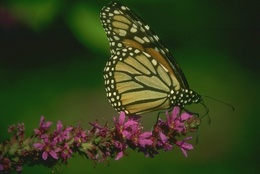
%> input picture assignment1/images/butterfly.jpg, 260 x 174 px, shrunk from 481 x 321 before the run; the run also reads 1 picture not shown here
$ octave task2.m   (GNU Octave 9; MATLAB toolbox functions it lacks are replaced by stand-ins)
%> lines starting %> are read from the running program, lines starting %| are printed output that depends on the picture; in (x1, y1, x2, y2) boxes, pixels count from 0 and x2, y2 are one past the last pixel; in counts of white or black regions, pixels touching at a corner belong together; the program's own positions count from 1
### assignment1/implementation/task2_conv.m
function [image_out] = task2_conv(image_in, kernel)
%TASK2_CONV convolves input image with filter kernel
%   this function convolves the input image with the filter kernel in a
%   simple and slow way

    if(size(kernel, 1) ~= size(kernel, 2))
        disp('ERROR: non-quadratic kernel used');
        image_out = 0;
        return;
    end

    if(mod(size(kernel, 1), 2) == 0)
        disp('ERROR: kernel must be odd-sized');
        image_out = 0;
        return;
    end

    size_y = size(image_in, 1);
    size_x = size(image_in, 2);

    kernel_size = size(kernel, 1);
    kernel_radius = floor(kernel_size / 2);

    image_out = zeros(size(image_in));


    % kernel must be flipped for convolution
    % all used kernels are symmetric, so this not really needed
    kernel_flipped = zeros(size(kernel));
    kernel_flipped(1:kernel_size, 1:kernel_size) = kernel(kernel_size:-1:1, kernel_size:-1:1);


    % add border to image
    image_in_b = task2_border(image_in, kernel_radius);

    % coordinates of original image within border
    min_y = 1 + kernel_radius;
    max_y = size(image_in_b, 1) - kernel_radius;
    min_x = 1 + kernel_radius;
    max_x = size(image_in_b, 2) - kernel_radius;


    % perform convolution for all image pixels
    for y = min_y:max_y

        for x = min_x:max_x

            patch_min_y = y - kernel_radius;
            patch_max_y = y + kernel_radius;
            patch_min_x = x - kernel_radius;
            patch_max_x = x + kernel_radius;

            y_out = y - kernel_radius;
            x_out = x - kernel_radius;

            % crop the corresponding image patch for multiplication with kernel
            patch = image_in_b(patch_min_y:patch_max_y, patch_min_x:patch_max_x);

            % perform convolution by multiplying patch with flipped kernel
            % and summing up the resulting matrix
            image_out(y_out, x_out) = sum(sum(patch .* kernel_flipped));

        end

    end

end

### assignment1/implementation/task2_border.m
function [image_b] = task2_border(image, bordersize)
%TASK2_BORDER create a border around an image with bordersize pixels
%   the border is generated by replication of the border pixels

    size_y = size(image, 1);
    size_x = size(image, 2);

    size_y_b = size_y + 2 * bordersize;
    size_x_b = size_x + 2 * bordersize;

    min_y = 1 + bordersize;
    max_y = size_y_b - bordersize;
    min_x = 1 + bordersize;
    max_x = size_x_b - bordersize;


    % add replicated border to image
    image_b = zeros(size_y_b, size_x_b);

    % center image
    image_b(min_y:max_y, min_x:max_x) = image(:,:);

    % replicate left, right, top, bottom borders
    image_b(min_y:max_y, 1:bordersize) = repmat(image(:,1), 1, bordersize);
    image_b(min_y:max_y, max_x+1:size_x_b) = repmat(image(:,size_x), 1, bordersize);
    image_b(1:bordersize, min_x:max_x) = repmat(image(1,:), bordersize, 1);
    image_b(max_y+1:size_y_b, min_x:max_x) = repmat(image(size_y,:), bordersize, 1);

    % replicate upper left, upper right, lower left, lower right corners
    image_b(1:bordersize, 1:bordersize) = repmat(image(1,1), bordersize, bordersize);
    image_b(1:bordersize, max_x+1:size_x_b) = repmat(image(1,size_x), bordersize, bordersize);
    image_b(max_y+1:size_y_b, 1:bordersize) = repmat(image(size_y,1), bordersize, bordersize);
    image_b(max_y+1:size_y_b, max_x+1:size_x_b) = repmat(image(size_y,size_x), bordersize, bordersize);

end

### assignment1/implementation/task2_psnr.m
function [psnr] = task2_psnr(image1, image2)
%TASK2_PSNR calculates the PSNR of 2 images
%   this function assumes the images to be in double representation (max=1)

    % check if the images are the same, in the case PSNR is infinite
    if(image1 == image2)
        psnr = inf;
    end

    size_y = size(image1, 1);
    size_x = size(image1, 2);

    if(size_y ~= size(image2, 1) || size_x ~= size(image2, 2))
        disp('ERROR: image sizes do not match!');
        psnr = 0;
        return;
    end

    % calculate squared error
    mse = (image1 - image2) .^ 2;

    % calculate the sum over the squared error matrix
    mse = 1/(size_y * size_x) * sum(mse(:));

    % calculate PSNR
    psnr = 10 * log10(1 / mse);

end

### assignment1/implementation/task2_median.m
function [image_out] = task2_median(image_in, kernel_size)
%TASK2_MEDIAN perform median filtering with specified filter size
%   this function uses a little bit of matrix magic to speed up calculation

    N_median = kernel_size * kernel_size;
    kernel_radius = floor(kernel_size / 2);

    % add a border by pixel replication
    image_in_b = task2_border(image_in, kernel_radius);

    % allocate memory for the median matrix
    % this matrix contains shifted versions of the original image
    magic = zeros(size(image_in, 1), size(image_in, 2), N_median);

    % calculate shifted images for fast median calculation
    for y = 1:kernel_size
        for x = 1:kernel_size
            min_y = y;
            max_y = size(image_in_b, 1) - kernel_size + y;
            min_x = x;
            max_x = size(image_in_b, 2) - kernel_size + x;

            magic(:,:,(y-1)*kernel_size + x) = image_in_b(min_y:max_y, min_x:max_x);
        end
    end

    median_matrix = median(magic, 3);

    image_out = squeeze(median_matrix);

end

### assignment1/implementation/task2_filter.m
function [image_out] = task2_filter(image_in, type, param)
%TASK2_FILTER generates the filter kernel and filters the image
%   possible types are avg, gauss and median, the parameter is:
%    - for avg and median: param is the kernel size
%    - for gauss: param is sigma

    if(strcmpi(type, 'avg'))

        avg_kernel = task2_gen_avg(param);

        image_out = task2_conv(image_in, avg_kernel);

    elseif(strcmpi(type, 'gauss'))

        gauss_kernel = task2_gen_gauss(param);

        image_out = task2_conv(image_in, gauss_kernel);

    elseif(strcmpi(type, 'median'))

        image_out = task2_median(image_in, param);

    else

        disp('ERROR: filter type unknown');
        image_out = 0;

    end

end

### assignment1/implementation/task2_gen_gauss.m
function [gauss_kernel] = task2_gen_gauss(sigma)
%TASK2_GEN_GAUSS generates a 2D Gauss kernel with specified sigma
%   the kernel size is generated to match the proper size

    kernel_size = 4 * ceil(sigma) + 1;
    kernel_radius = floor(kernel_size / 2);

    [coords_x, coords_y] = meshgrid(-kernel_radius:kernel_radius, -kernel_radius:kernel_radius);

    % generate the kernel
    gauss_kernel = exp(-(coords_x.^2 + coords_y.^2) ./ (2 * sigma^2));

    % normalize the kernel
    gauss_kernel = 1/sum(sum(gauss_kernel)) * gauss_kernel;

end

### assignment1/implementation/task2_gen_avg.m
function [avg_kernel] = task2_gen_avg(kernel_size)
%TASK2_GEN_AVG generates an average/blur filter kernel
%   all values are the same (1/(size*size))

    avg_kernel = 1/(kernel_size * kernel_size) * ones(kernel_size, kernel_size);

end

### assignment1/implementation/task2.m
% Assignment 1, Task2: Denoising

clear all;
close all;


%% load input images

image_butterfly_clean = im2double(rgb2gray(imread('../images/butterfly.jpg')));
%> image_butterfly_clean: size 174x260 double; min 0.0588, max 0.984, mean 0.213
image_butterfly = im2double(imread('../images/noise_butterfly.jpg'));
%> image_butterfly: size 174x260 double; min 0, max 1, mean 0.214

image_elephant_clean = im2double(rgb2gray(imread('../images/elephant.jpg')));
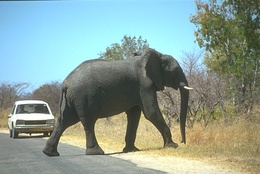
%> input picture assignment1/images/elephant.jpg, 260 x 174 px, shrunk from 481 x 321 before the run
%> image_elephant_clean: size 174x260 double; min 0.122, max 1, mean 0.596
image_elephant = im2double(imread('../images/noise_elephant.jpg'));
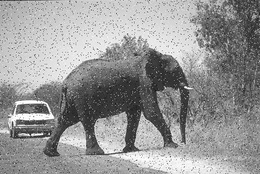
%> input picture assignment1/images/noise_elephant.jpg, 260 x 174 px, shrunk from 481 x 321 before the run
%> image_elephant: size 174x260 double; min 0.0667, max 1, mean 0.59

image_gorilla_clean = im2double(rgb2gray(imread('../images/gorilla.jpg')));
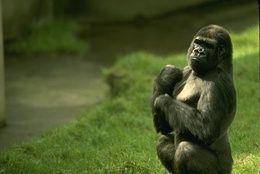
%> input picture assignment1/images/gorilla.jpg, 260 x 174 px, shrunk from 481 x 321 before the run
%> image_gorilla_clean: size 174x260 double; min 0.0118, max 0.98, mean 0.301
image_gorilla = im2double(imread('../images/noise_gorilla.jpg'));
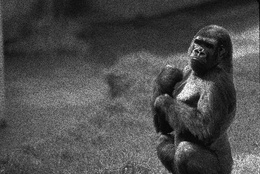
%> input picture assignment1/images/noise_gorilla.jpg, 260 x 174 px, shrunk from 481 x 321 before the run
%> image_gorilla: size 174x260 double; min 0, max 1, mean 0.3


% -------------------------------------------------------------------------------------------------------------

%% butterfly + avg
avg_size = 3;

image_butterfly_avg = task2_filter(image_butterfly, 'avg', avg_size);
%> in task2_border, `image_b(min_y:max_y, max_x+1:size_x_b) = repmat(image(:,size_x), 1, bo..`: image_b: size 176x262 double; min 0, max 1, mean 0.211
%> in task2_border, `image_b(1:bordersize, 1:bordersize) = repmat(image(1,1), bordersize, b..`: image_b: size 176x262 double; min 0, max 1, mean 0.213; mean of the top-left, top-right, bottom-left and bottom-right quarters 0.194, 0.19, 0.234, 0.232
psnr_butterfly_avg = task2_psnr(image_butterfly_clean, image_butterfly_avg);
%> in task2_psnr, `mse = 1/(size_y * size_x) * sum(mse(:));`: mse = 0.00138
%> in task2_psnr, `psnr = 10 * log10(1 / mse);`: psnr = 28.6
%> psnr_butterfly_avg = 28.6
disp(['butterfly + avg filter: PSNR=' num2str(psnr_butterfly_avg) 'dB']);
%| butterfly + avg filter: PSNR=28.6001dB
figure('name', 'butterfly + avg');
imshow(image_butterfly_avg);
title(gca, ['Average Filter with Size = ' num2str(avg_size) ' gives PSNR=' num2str(psnr_butterfly_avg) 'dB']);

%% butterfly + gauss
gauss_sigma = 0.91;

image_butterfly_gauss = task2_filter(image_butterfly, 'gauss', gauss_sigma);
%> call 2 of task2_border, with bordersize = 2
%> in task2_border (call 2), `image_b(min_y:max_y, 1:bordersize) = repmat(image(:,1), 1, bordersize);`: image_b: size 178x264 double; min 0, max 1, mean 0.207
%> in task2_border (call 2), `image_b(max_y+1:size_y_b, min_x:max_x) = repmat(image(size_y,:), borde..`:
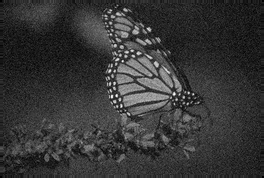
%> image_b: size 178x264 double; min 0, max 1, mean 0.211
%> in task2_border (call 2), `image_b(1:bordersize, 1:bordersize) = repmat(image(1,1), bordersize, b..`: image_b: size 178x264 double; 0.01% of pixels changed, all inside (x1, y1, x2, y2) = (0, 0, 2, 2)
%> in task2_border (call 2), `image_b(1:bordersize, max_x+1:size_x_b) = repmat(image(1,size_x), bord..`: image_b: size 178x264 double; min 0, max 1, mean 0.211; mean of the top-left, top-right, bottom-left and bottom-right quarters 0.193, 0.189, 0.233, 0.231
psnr_butterfly_gauss = task2_psnr(image_butterfly_clean, image_butterfly_gauss);
%> psnr_butterfly_gauss = 28.95
disp(['butterfly + Gauss filter: PSNR=' num2str(psnr_butterfly_gauss) 'dB']);
%| butterfly + Gauss filter: PSNR=28.948dB
figure('name', 'butterfly + Gauss');
imshow(image_butterfly_gauss);
title(gca, ['Gauss Filter with Sigma = ' num2str(gauss_sigma) ' gives PSNR=' num2str(psnr_butterfly_gauss) 'dB']);

%% butterfly + median
median_size = 3;

image_butterfly_median = task2_filter(image_butterfly, 'median', median_size);
psnr_butterfly_median = task2_psnr(image_butterfly_clean, image_butterfly_median);
%> psnr_butterfly_median = 28.87
disp(['butterfly + median filter: PSNR=' num2str(psnr_butterfly_median) 'dB']);
%| butterfly + median filter: PSNR=28.8678dB
figure('name', 'butterfly + median');
imshow(image_butterfly_median);
title(gca, ['Median Filter with Size = ' num2str(median_size) ' gives PSNR=' num2str(psnr_butterfly_median) 'dB']);


% -------------------------------------------------------------------------------------------------------------

%% elephant + avg
avg_size = 3;

image_elephant_avg = task2_filter(image_elephant, 'avg', avg_size);
%> in task2_border (call 4), `image_b(1:bordersize, 1:bordersize) = repmat(image(1,1), bordersize, b..`: image_b: size 176x262 double; min 0, max 1, mean 0.591; mean of the top-left, top-right, bottom-left and bottom-right quarters 0.739, 0.545, 0.509, 0.57
%> in task2_border (call 4), `image_b(max_y+1:size_y_b, max_x+1:size_x_b) = repmat(image(size_y,size..`: image_b: size 176x262 double; min 0.0667, max 1, mean 0.591
psnr_elephant_avg = task2_psnr(image_elephant_clean, image_elephant_avg);
%> in task2_psnr (call 4), `mse = (image1 - image2) .^ 2;`:
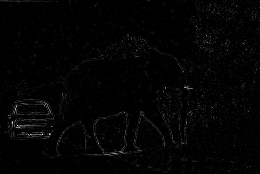
%> mse: size 174x260 double; min 0, max 0.164, mean 0.00256; drawn with min black and max white
%> in task2_psnr (call 4), `mse = 1/(size_y * size_x) * sum(mse(:));`: mse = 0.00256
%> in task2_psnr (call 4), `psnr = 10 * log10(1 / mse);`: psnr = 25.92
%> psnr_elephant_avg = 25.92
disp(['elephant + avg filter: PSNR=' num2str(psnr_elephant_avg) 'dB']);
%| elephant + avg filter: PSNR=25.9173dB
figure('name', 'elephant + avg');
imshow(image_elephant_avg);
title(gca, ['Average Filter with Size = ' num2str(avg_size) ' gives PSNR=' num2str(psnr_elephant_avg) 'dB']);

%% elephant + gauss
gauss_sigma = 1.0;

image_elephant_gauss = task2_filter(image_elephant, 'gauss', gauss_sigma);
%> call 5 of task2_border, with bordersize = 2
%> in task2_border (call 5), `image_b(min_y:max_y, min_x:max_x) = image(:,:);`:
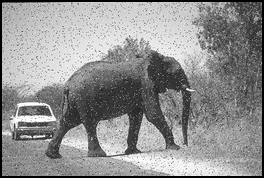
%> image_b: size 178x264 double; min 0, max 1, mean 0.568
psnr_elephant_gauss = task2_psnr(image_elephant_clean, image_elephant_gauss);
%> psnr_elephant_gauss = 26.19
disp(['elephant + Gauss filter: PSNR=' num2str(psnr_elephant_gauss) 'dB']);
%| elephant + Gauss filter: PSNR=26.1879dB
figure('name', 'elephant + Gauss');
imshow(image_elephant_gauss);
title(gca, ['Gauss Filter with Sigma = ' num2str(gauss_sigma) ' gives PSNR=' num2str(psnr_elephant_gauss) 'dB']);

%% elephant + median
median_size = 3;

image_elephant_median = task2_filter(image_elephant, 'median', median_size);
psnr_elephant_median = task2_psnr(image_elephant_clean, image_elephant_median);
%> psnr_elephant_median = 26.99
disp(['elephant + median filter: PSNR=' num2str(psnr_elephant_median) 'dB']);
%| elephant + median filter: PSNR=26.9939dB
figure('name', 'elephant + median');
imshow(image_elephant_median);
title(gca, ['Median Filter with Size = ' num2str(median_size) ' gives PSNR=' num2str(psnr_elephant_median) 'dB']);


% -------------------------------------------------------------------------------------------------------------

%% gorilla + avg
avg_size = 5;

image_gorilla_avg = task2_filter(image_gorilla, 'avg', avg_size);
psnr_gorilla_avg = task2_psnr(image_gorilla_clean, image_gorilla_avg);
%> psnr_gorilla_avg = 29.47
disp(['gorilla + avg filter: PSNR=' num2str(psnr_gorilla_avg) 'dB']);
%| gorilla + avg filter: PSNR=29.4652dB
figure('name', 'gorilla + avg');
imshow(image_gorilla_avg);
title(gca, ['Average Filter with Size = ' num2str(avg_size) ' gives PSNR=' num2str(psnr_gorilla_avg) 'dB']);

%% gorilla + gauss
gauss_sigma = 1.19;

image_gorilla_gauss = task2_filter(image_gorilla, 'gauss', gauss_sigma);
psnr_gorilla_gauss = task2_psnr(image_gorilla_clean, image_gorilla_gauss);
%> psnr_gorilla_gauss = 31.07
disp(['gorilla + Gauss filter: PSNR=' num2str(psnr_gorilla_gauss) 'dB']);
%| gorilla + Gauss filter: PSNR=31.0658dB
figure('name', 'gorilla + Gauss');
imshow(image_gorilla_gauss);
title(gca, ['Gauss Filter with Sigma = ' num2str(gauss_sigma) ' gives PSNR=' num2str(psnr_gorilla_gauss) 'dB']);

%% gorilla + median
median_size = 5;

image_gorilla_median = task2_filter(image_gorilla, 'median', median_size);
psnr_gorilla_median = task2_psnr(image_gorilla_clean, image_gorilla_median);
%> psnr_gorilla_median = 29.99
disp(['gorilla + median filter: PSNR=' num2str(psnr_gorilla_median) 'dB']);
%| gorilla + median filter: PSNR=29.9852dB
figure('name', 'gorilla + median');
imshow(image_gorilla_median);
title(gca, ['Median Filter with Size = ' num2str(median_size) ' gives PSNR=' num2str(psnr_gorilla_median) 'dB']);


% -------------------------------------------------------------------------------------------------------------

%% execution time analysis

% generate a big kernel to show performance difference
kernel_gauss = task2_gen_gauss(4);

% run convolution and measure execution time
tic;
image_gauss = task2_conv(image_gorilla_clean, kernel_gauss);
time_gauss = toc;

disp(['Homebrew Gauss filter execution time: ' num2str(time_gauss) 's']);


% run Matlab imfilter function
tic;
image_imfilter = imfilter(image_gorilla_clean, kernel_gauss);
time_imfilter = toc;

disp(['Matlab imfilter Gauss filter execution time: ' num2str(time_imfilter) 's']);
